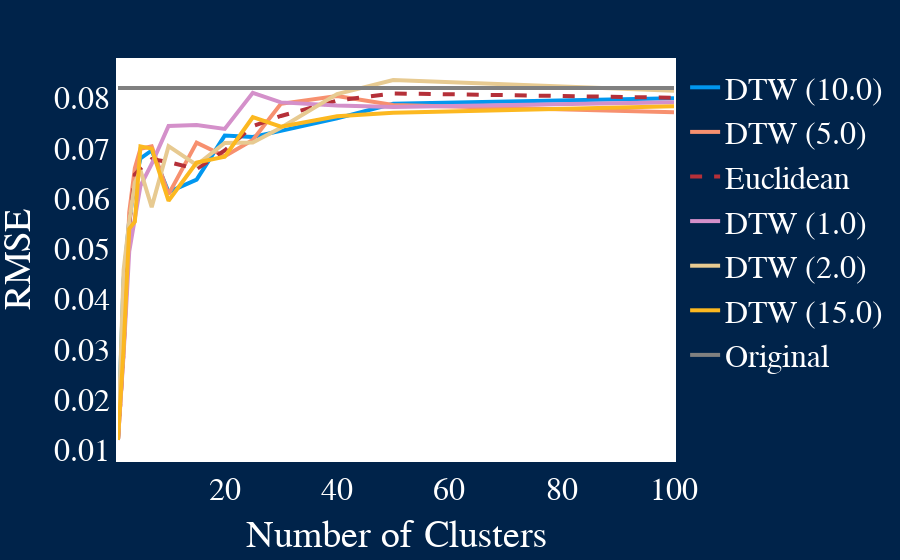

This figure's notebook cell:
### Code cell
# config
path = "/cluster/home/danare/git/GENeSYS_MOD.data/Output/output_excel/Timeseries.xlsx"
config = "/cluster/home/danare/git/Clustering/data/config5.yml"
K = [1,2,3,4,5,7,10,15,20,25,30, 40,50,100]
W = Dict(
    "Euclidean" => 0,
    "DTW (1)" => 1,
    "DTW (2)" => 2,
    "DTW (5)"  => 5,
    "DTW (10)"  => 10,
    "DTW (15)"  => 15,
    
);


# empty DataFrame
df = DataFrame(Cluster = Float64[], Window = Float64[], Value = Float64[])

# read in data
config = TSClustering.read_yaml_file(file=config);
config["Country_Data_Entries"] = ["TS_WIND_OFFSHORE"]
data_org = TSClustering.read_data(path=path, config=config);
data_clustering_org = TSClustering.create_clustering_matrix(config=config, CountryData=data_org);
# apply normalization
data = TSClustering.normalize_data(CountryData=data_org, config=config);
data_clustering = TSClustering.create_clustering_matrix(config=config, CountryData=data);


# calculate the distance matrix
for w ∈ values(W)
    D = TSClustering.define_distance(w=w, data_clustering=data_clustering, fast_dtw=false)
    result = hclust(D, linkage=:ward)
    for k ∈ K 
        cl = cutree(result, k=k)
        weights = Dict()
        for i in cl
            weights[i] = get(weights, i, 0) + 1
        end
    
        # bring data in Jump format
        m_cluster_org, mapping_org_data = TSClustering.calculate_representative(representative=:medoid, data_clustering=data_clustering_org, cl=cl, weights=weights, k=k);
        cluster_dict_org = TSClustering.convert_data(k=k, config=config, M=m_cluster_org);
        data_org = TSClustering.read_data(path=path, config=config);
        sc = TSClustering.scaling(data_org=data_org, scaled_clusters=cluster_dict_org, k=k, weights=weights, config=config)
        # calculate rmse
        #rmse = TSClustering.calculate_rmse(data_org=data_org, cluster_dict=sc, cl=cl)

        # calculate variance
        rmse = TSClustering.calculate_variance(cluster_dict=sc, cl=cl, config=config, weight=weights)
        # insert new row dataframe 
        push!(df, [k w rmse])
    end 
end 


# write original data
data_org = TSClustering.read_data(path=path, config=config);
var_org = 0
counter = 0
for t ∈ keys(data_org)
    for c ∈ eachcol(data_org[t])
        if sum(c) > 0
            var_org += var(c)
            counter += 1
        end
    end 
end 

for k in K
    push!(df, [k 999 var_org/counter])
end


p = collect(values(W))
append!(p, [999])

# write file as csv 
#CSV.write("results/variance_deonly.csv", df)


# plot 
TSClustering.plot_rmse_clusters(df=df, write_html=true, name="results/variance__$(Dates.now()).html")

### Figure 1 — Plotly figure (JSON) as saved in the notebook; plotly's stock layout.template omitted (floating-point values rounded to 4 significant figures)
{"data": [{"line": {"color": "rgb(1,151,239)", "dash": "solid", "width": 4}, "mode": "lines", "name": "DTW (10.0)", "type": "scatter", "x": [1, 2, 3, 4, 5, 7, 10, 15, 20, 25, 30, 40, 50, 100], "y": [0.01197, 0.0439, 0.05572, 0.06316, 0.06803, 0.06961, 0.06135, 0.06381, 0.07257, 0.07232, 0.07351, 0.07599, 0.07892, 0.08001]}, {"line": {"color": "rgb(247,144,111)", "dash": "solid", "width": 4}, "mode": "lines", "name": "DTW (5.0)", "type": "scatter", "x": [1, 2, 3, 4, 5, 7, 10, 15, 20, 25, 30, 40, 50, 100], "y": [0.01197, 0.02997, 0.05726, 0.06611, 0.06995, 0.07045, 0.06088, 0.07118, 0.06845, 0.07172, 0.07891, 0.08046, 0.07867, 0.0772]}, {"line": {"color": "rgb(181,48,57)", "dash": "dash", "width": 4}, "mode": "lines", "name": "Euclidean", "type": "scatter", "x": [1, 2, 3, 4, 5, 7, 10, 15, 20, 25, 30, 40, 50, 100], "y": [0.01197, 0.0299, 0.05475, 0.06485, 0.06598, 0.06787, 0.06731, 0.06592, 0.06962, 0.07445, 0.07648, 0.07953, 0.08097, 0.08011]}, {"line": {"color": "rgb(212,144,202)", "dash": "solid", "width": 4}, "mode": "lines", "name": "DTW (1.0)", "type": "scatter", "x": [1, 2, 3, 4, 5, 7, 10, 15, 20, 25, 30, 40, 50, 100], "y": [0.01197, 0.02909, 0.04954, 0.0564, 0.06258, 0.06693, 0.0745, 0.07468, 0.07389, 0.08109, 0.07919, 0.07855, 0.07827, 0.07923]}, {"line": {"color": "rgb(231,202,145)", "dash": "solid", "width": 4}, "mode": "lines", "name": "DTW (2.0)", "type": "scatter", "x": [1, 2, 3, 4, 5, 7, 10, 15, 20, 25, 30, 40, 50, 100], "y": [0.01197, 0.04582, 0.05551, 0.06322, 0.06564, 0.05833, 0.07048, 0.06671, 0.07112, 0.07121, 0.07412, 0.08084, 0.08364, 0.08151]}, {"line": {"color": "rgb(252,184,32)", "dash": "solid", "width": 4}, "mode": "lines", "name": "DTW (15.0)", "type": "scatter", "x": [1, 2, 3, 4, 5, 7, 10, 15, 20, 25, 30, 40, 50, 100], "y": [0.01197, 0.03026, 0.05402, 0.05544, 0.07042, 0.06997, 0.0596, 0.0672, 0.06836, 0.07623, 0.07436, 0.07644, 0.07714, 0.07844]}, {"line": {"color": "grey", "dash": "solid", "width": 4}, "mode": "lines", "name": "Original", "type": "scatter", "x": [1, 2, 3, 4, 5, 7, 10, 15, 20, 25, 30, 40, 50, 100], "y": [0.08206, 0.08206, 0.08206, 0.08206, 0.08206, 0.08206, 0.08206, 0.08206, 0.08206, 0.08206, 0.08206, 0.08206, 0.08206, 0.08206]}], "layout": {"borderwidth": 1, "font": {"color": "white", "family": "Calibri", "size": 32}, "legend": {"traceorder": "normal"}, "margin": {"b": 50, "l": 50, "r": 50, "t": 60}, "paper_bgcolor": "rgb(0,35,74)", "plot_bgcolor": "white", "xaxis": {"font": {"color": "white", "size": 32}, "linecolor": "white", "linewidth": 2, "mirror": true, "showgrid": false, "showline": true, "showticklabels": true, "tickfont": {"color": "white"}, "title": {"text": "Number of Clusters"}}, "yaxis": {"font": {"color": "white", "size": 32}, "linecolor": "white", "linewidth": 2, "mirror": true, "showgrid": false, "showline": true, "showticklabels": true, "tickfont": {"color": "white"}, "title": {"text": "RMSE"}}}}
